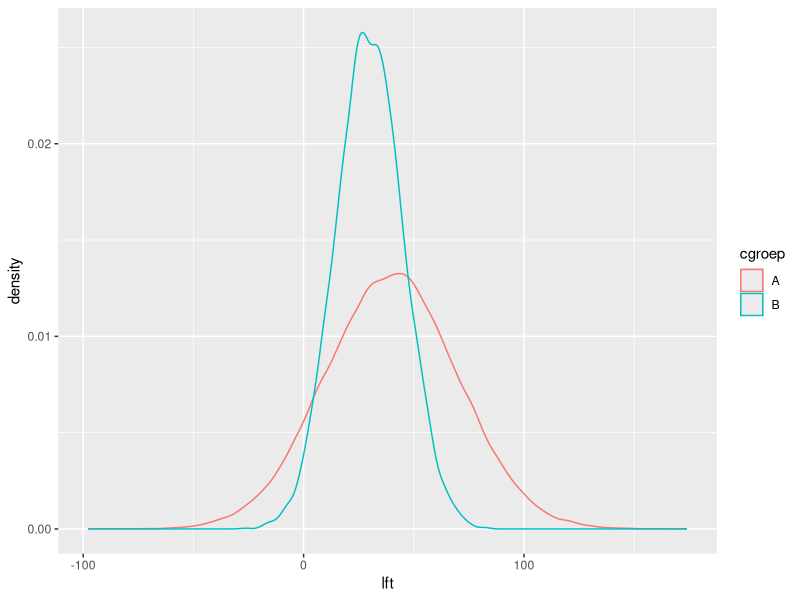
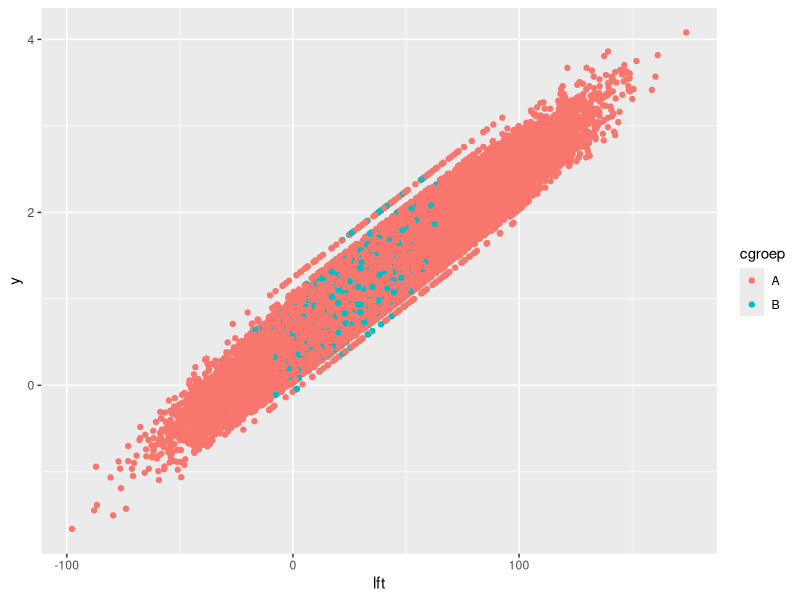
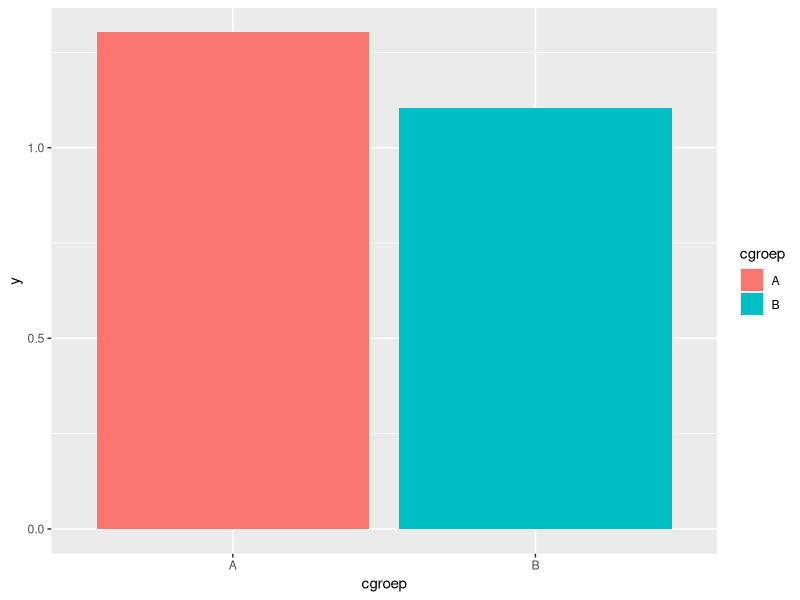

These charts were generated, in order, by the following R code:

N <- 100000
f <- c(0.9, 0.1)
mu <- c(40, 30)
sd <- c(30, 15)


dta <- data.frame(
  groep = sample(1:2, N, prob = f, replace = TRUE)
)
dta$mu <- mu[dta$groep]
dta$sd <- sd[dta$groep]
dta$lft <- rnorm(N, mean = dta$mu, sd = dta$sd)
dta$cgroep <- factor(LETTERS[dta$groep])

library(ggplot2)

ggplot(dta, aes(x = lft, color = cgroep)) + geom_density()


dta$y <- 0.5+ -(dta$groep-1)*0.5 + dta$lft*0.02 + (dta$groep-1)*dta$lft*0.01 + rnorm(1000, sd = 0.2)
dta$y <- 0.5+ -(dta$groep-1)*0.0 + dta$lft*0.02 + (dta$groep-1)*dta$lft*0 + rnorm(1000, sd = 0.2)
ggplot(dta, aes(x = lft, y = y, color = cgroep)) + geom_point()


tab <- aggregate(dta["y"], by = dta["cgroep"], mean)
tab

ggplot(tab, aes(x = cgroep, y = y, fill = cgroep)) + geom_bar(stat = "identity")

m <- lm(y ~ cgroep*lft, data = dta)

tmp <- dta
tmp$lft_orig <- tmp$lft
tmp$cgroep_orig <- tmp$cgroep


tmp$cgroep[] <- "B"
tmp$pred_b <- predict(m, newdata = tmp)
tmp$cgroep[] <- "A"
tmp$pred_a <- predict(m, newdata = tmp)

aggregate(tmp[c("y", "pred_b", "pred_a")], by = tmp["cgroep_orig"], mean)



tmp$cgroep <- tmp$cgroep_orig
tmp$lft[tmp$cgroep == "B"] <- sample(tmp$lft[tmp$cgroep == "A"], sum(tmp$cgroep == "B"))
tmp$pred_lft <- predict(m, newdata = tmp)

tab <- aggregate(tmp[c("y", "pred_b", "pred_a", "pred_lft")], by = tmp["cgroep_orig"], mean)
tab

tab[2, "pred_lft"] - tab[2, "y"]
tab[1, "y"]  - tab[2, "pred_lft"]

tab[2, "pred_a"] - tab[2, "y"]
tab[1, "y"]  - tab[2, "pred_a"]
